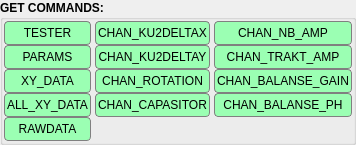
        <widget class="QGroupBox" name="groupBox_GET_COMMANDS">
         <property name="sizePolicy">
          <sizepolicy hsizetype="Preferred" vsizetype="Fixed">
           <horstretch>0</horstretch>
           <verstretch>1</verstretch>
          </sizepolicy>
         </property>
         <property name="font">
          <font>
           <weight>75</weight>
           <bold>true</bold>
          </font>
         </property>
         <property name="styleSheet">
          <string notr="true"/>
         </property>
         <property name="title">
          <string>GET COMMANDS:</string>
         </property>
         <property name="flat">
          <bool>true</bool>
         </property>
         <property name="checkable">
          <bool>false</bool>
         </property>
         <layout class="QGridLayout" name="gridLayout_3" columnstretch="0,0,0">
          <property name="leftMargin">
           <number>1</number>
          </property>
          <property name="topMargin">
           <number>1</number>
          </property>
          <property name="rightMargin">
           <number>1</number>
          </property>
          <property name="bottomMargin">
           <number>1</number>
          </property>
          <property name="horizontalSpacing">
           <number>4</number>
          </property>
          <property name="verticalSpacing">
           <number>0</number>
          </property>
          <item row="2" column="2">
           <widget class="QPushButton" name="pushButton_GET_CHANNEL_TRAKT_AMP">
            <property name="sizePolicy">
             <sizepolicy hsizetype="Minimum" vsizetype="Minimum">
              <horstretch>1</horstretch>
              <verstretch>1</verstretch>
             </sizepolicy>
            </property>
            <property name="font">
             <font>
              <weight>50</weight>
              <bold>false</bold>
             </font>
            </property>
            <property name="styleSheet">
             <string notr="true">
QPushButton {
    border: 1px solid grey;
    border-radius: 4px;
    background-color: rgb(155, 255, 179);
	margin:0;
	padding:2;
	min-height:18
 }

 QPushButton:pressed {
    background-color: rgb(225, 255, 225);
	border: 1px solid white;
 }
</string>
            </property>
            <property name="text">
             <string>CHAN_TRAKT_AMP</string>
            </property>
           </widget>
          </item>
          <item row="1" column="2">
           <widget class="QPushButton" name="pushButton_GET_CHANNEL_NB_AMP">
            <property name="sizePolicy">
             <sizepolicy hsizetype="Minimum" vsizetype="Minimum">
              <horstretch>1</horstretch>
              <verstretch>1</verstretch>
             </sizepolicy>
            </property>
            <property name="font">
             <font>
              <weight>50</weight>
              <bold>false</bold>
             </font>
            </property>
            <property name="styleSheet">
             <string notr="true">
QPushButton {
    border: 1px solid grey;
    border-radius: 4px;
    background-color: rgb(155, 255, 179);
	margin:0;
	padding:2;
	min-height:18
 }

 QPushButton:pressed {
    background-color: rgb(225, 255, 225);
	border: 1px solid white;
 }
</string>
            </property>
            <property name="text">
             <string>CHAN_NB_AMP</string>
            </property>
           </widget>
          </item>
          <item row="1" column="1">
           <widget class="QPushButton" name="pushButton_GET_CHANNEL_KU2DELTAX">
            <property name="sizePolicy">
             <sizepolicy hsizetype="Minimum" vsizetype="Fixed">
              <horstretch>1</horstretch>
              <verstretch>1</verstretch>
             </sizepolicy>
            </property>
            <property name="font">
             <font>
              <weight>50</weight>
              <bold>false</bold>
             </font>
            </property>
            <property name="styleSheet">
             <string notr="true">
QPushButton {
    border: 1px solid grey;
    border-radius: 4px;
    background-color: rgb(155, 255, 179);
	margin:0;
	padding:2;
	min-height:18
 }

 QPushButton:pressed {
    background-color: rgb(225, 255, 225);
	border: 1px solid white;
 }
</string>
            </property>
            <property name="text">
             <string>CHAN_KU2DELTAX</string>
            </property>
           </widget>
          </item>
          <item row="3" column="2">
           <widget class="QPushButton" name="pushButton_GET_CHANNEL_BALANSE_GAIN">
            <property name="sizePolicy">
             <sizepolicy hsizetype="Minimum" vsizetype="Minimum">
              <horstretch>1</horstretch>
              <verstretch>1</verstretch>
             </sizepolicy>
            </property>
            <property name="font">
             <font>
              <weight>50</weight>
              <bold>false</bold>
             </font>
            </property>
            <property name="styleSheet">
             <string notr="true">
QPushButton {
    border: 1px solid grey;
    border-radius: 4px;
    background-color: rgb(155, 255, 179);
	margin:0;
	padding:2;
	min-height:18
 }

 QPushButton:pressed {
    background-color: rgb(225, 255, 225);
	border: 1px solid white;
 }
</string>
            </property>
            <property name="text">
             <string>CHAN_BALANSE_GAIN</string>
            </property>
           </widget>
          </item>
          <item row="2" column="1">
           <widget class="QPushButton" name="pushButton_GET_CHANNEL_KU2DELTAY">
            <property name="sizePolicy">
             <sizepolicy hsizetype="Minimum" vsizetype="Fixed">
              <horstretch>1</horstretch>
              <verstretch>1</verstretch>
             </sizepolicy>
            </property>
            <property name="font">
             <font>
              <weight>50</weight>
              <bold>false</bold>
             </font>
            </property>
            <property name="styleSheet">
             <string notr="true">
QPushButton {
    border: 1px solid grey;
    border-radius: 4px;
    background-color: rgb(155, 255, 179);
	margin:0;
	padding:2;
	min-height:18
 }

 QPushButton:pressed {
    background-color: rgb(225, 255, 225);
	border: 1px solid white;
 }
</string>
            </property>
            <property name="text">
             <string>CHAN_KU2DELTAY</string>
            </property>
           </widget>
          </item>
          <item row="3" column="1">
           <widget class="QPushButton" name="pushButton_GET_CHANNEL_ROTATION">
            <property name="sizePolicy">
             <sizepolicy hsizetype="Minimum" vsizetype="Minimum">
              <horstretch>1</horstretch>
              <verstretch>1</verstretch>
             </sizepolicy>
            </property>
            <property name="font">
             <font>
              <weight>50</weight>
              <bold>false</bold>
             </font>
            </property>
            <property name="styleSheet">
             <string notr="true">
QPushButton {
    border: 1px solid grey;
    border-radius: 4px;
    background-color: rgb(155, 255, 179);
	margin:0;
	padding:2;
	min-height:18
 }

 QPushButton:pressed {
    background-color: rgb(225, 255, 225);
	border: 1px solid white;
 }
</string>
            </property>
            <property name="text">
             <string>CHAN_ROTATION</string>
            </property>
           </widget>
          </item>
          <item row="1" column="0">
           <widget class="QPushButton" name="pushButton_GET_TESTER">
            <property name="sizePolicy">
             <sizepolicy hsizetype="Minimum" vsizetype="Minimum">
              <horstretch>1</horstretch>
              <verstretch>1</verstretch>
             </sizepolicy>
            </property>
            <property name="font">
             <font>
              <weight>50</weight>
              <bold>false</bold>
             </font>
            </property>
            <property name="styleSheet">
             <string notr="true">
QPushButton {
    border: 1px solid grey;
    border-radius: 4px;
    background-color: rgb(155, 255, 179);
	margin:0;
	padding:2;
	min-height:18
 }

 QPushButton:pressed {
    background-color: rgb(225, 255, 225);
	border: 1px solid white;
 }
</string>
            </property>
            <property name="text">
             <string>TESTER</string>
            </property>
            <property name="flat">
             <bool>false</bool>
            </property>
           </widget>
          </item>
          <item row="2" column="0">
           <widget class="QPushButton" name="pushButton_GET_PARAMS">
            <property name="sizePolicy">
             <sizepolicy hsizetype="Minimum" vsizetype="Minimum">
              <horstretch>1</horstretch>
              <verstretch>1</verstretch>
             </sizepolicy>
            </property>
            <property name="font">
             <font>
              <weight>50</weight>
              <bold>false</bold>
             </font>
            </property>
            <property name="styleSheet">
             <string notr="true">
QPushButton {
    border: 1px solid grey;
    border-radius: 4px;
    background-color: rgb(155, 255, 179);
	margin:0;
	padding:2;
	min-height:18
 }

 QPushButton:pressed {
    background-color: rgb(225, 255, 225);
	border: 1px solid white;
 }
</string>
            </property>
            <property name="text">
             <string>PARAMS</string>
            </property>
            <property name="flat">
             <bool>false</bool>
            </property>
           </widget>
          </item>
          <item row="3" column="0">
           <widget class="QPushButton" name="pushButton_GET_XYDATA">
            <property name="sizePolicy">
             <sizepolicy hsizetype="Minimum" vsizetype="Minimum">
              <horstretch>1</horstretch>
              <verstretch>1</verstretch>
             </sizepolicy>
            </property>
            <property name="font">
             <font>
              <weight>50</weight>
              <bold>false</bold>
             </font>
            </property>
            <property name="styleSheet">
             <string notr="true">
QPushButton {
    border: 1px solid grey;
    border-radius: 4px;
    background-color: rgb(155, 255, 179);
	margin:0;
	padding:2;
	min-height:18
 }

 QPushButton:pressed {
    background-color: rgb(225, 255, 225);
	border: 1px solid white;
 }
</string>
            </property>
            <property name="text">
             <string>XY_DATA</string>
            </property>
            <property name="flat">
             <bool>false</bool>
            </property>
           </widget>
          </item>
          <item row="5" column="0">
           <widget class="QPushButton" name="pushButton_GET_RAWDATA">
            <property name="sizePolicy">
             <sizepolicy hsizetype="Minimum" vsizetype="Minimum">
              <horstretch>1</horstretch>
              <verstretch>1</verstretch>
             </sizepolicy>
            </property>
            <property name="font">
             <font>
              <weight>50</weight>
              <bold>false</bold>
             </font>
            </property>
            <property name="styleSheet">
             <string notr="true">
QPushButton {
    border: 1px solid grey;
    border-radius: 4px;
    background-color: rgb(155, 255, 179);
	margin:0;
	padding:2;
	min-height:18
 }

 QPushButton:pressed {
    background-color: rgb(225, 255, 225);
	border: 1px solid white;
 }
</string>
            </property>
            <property name="text">
             <string>RAWDATA</string>
            </property>
            <property name="flat">
             <bool>false</bool>
            </property>
           </widget>
          </item>
          <item row="4" column="0">
           <widget class="QPushButton" name="pushButton_ALL_XY_DATA">
            <property name="font">
             <font>
              <weight>50</weight>
              <bold>false</bold>
             </font>
            </property>
            <property name="styleSheet">
             <string notr="true">
QPushButton {
    border: 1px solid grey;
    border-radius: 4px;
    background-color: rgb(155, 255, 179);
	margin:0;
	padding:2;
	min-height:18
 }

 QPushButton:pressed {
    background-color: rgb(225, 255, 225);
	border: 1px solid white;
 }</string>
            </property>
            <property name="text">
             <string>ALL_XY_DATA</string>
            </property>
           </widget>
          </item>
          <item row="4" column="1">
           <widget class="QPushButton" name="pushButton_GET_CHANNEL_CAPASITOR">
            <property name="sizePolicy">
             <sizepolicy hsizetype="Minimum" vsizetype="Minimum">
              <horstretch>1</horstretch>
              <verstretch>1</verstretch>
             </sizepolicy>
            </property>
            <property name="font">
             <font>
              <weight>50</weight>
              <bold>false</bold>
             </font>
            </property>
            <property name="styleSheet">
             <string notr="true">
QPushButton {
    border: 1px solid grey;
    border-radius: 4px;
    background-color: rgb(155, 255, 179);
	margin:0;
	padding:2;
	min-height:18
 }

 QPushButton:pressed {
    background-color: rgb(225, 255, 225);
	border: 1px solid white;
 }
</string>
            </property>
            <property name="text">
             <string>CHAN_CAPASITOR</string>
            </property>
           </widget>
          </item>
          <item row="4" column="2">
           <widget class="QPushButton" name="pushButton_GET_CHANNEL_BALANSE_PHASE">
            <property name="sizePolicy">
             <sizepolicy hsizetype="Minimum" vsizetype="Minimum">
              <horstretch>1</horstretch>
              <verstretch>1</verstretch>
             </sizepolicy>
            </property>
            <property name="font">
             <font>
              <weight>50</weight>
              <bold>false</bold>
             </font>
            </property>
            <property name="styleSheet">
             <string notr="true">
QPushButton {
    border: 1px solid grey;
    border-radius: 4px;
    background-color: rgb(155, 255, 179);
	margin:0;
	padding:2;
	min-height:18
 }

 QPushButton:pressed {
    background-color: rgb(225, 255, 225);
	border: 1px solid white;
 }
</string>
            </property>
            <property name="text">
             <string>CHAN_BALANSE_PH</string>
            </property>
           </widget>
          </item>
         </layout>
        </widget>
